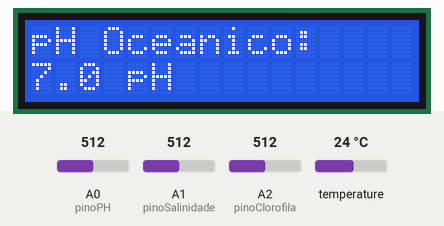
This sketch was run on a simulated Arduino Uno, built with avr-gcc and run on an emulated ATmega328P. On the bench: 16×2 character LCD. The test bench sets the inputs (shaded band); at power-on: A1 (pinoSalinidade) = 512, temperature 24 °C, A2 (pinoClorofila) = 512, A0 (pinoPH) = 512. What the sketch prints to the serial monitor is not drawn.

Above: at 5.4 s.
5.5 s: A1 (pinoSalinidade) set to 716
At 10.1 s:
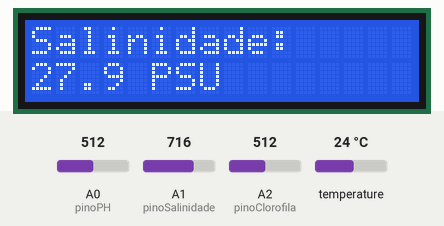
14.3 s: temperature set to 12 °C
At 17.4 s:
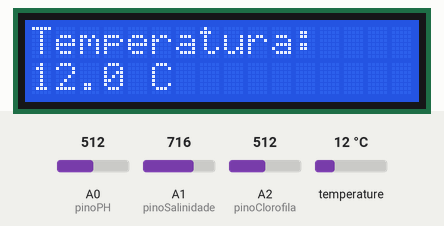
22.3 s: A2 (pinoClorofila) set to 716
At 29.1 s:
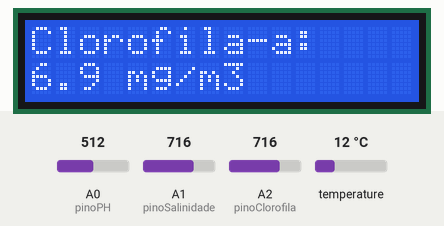
30.3 s: A0 (pinoPH) set to 716
At 37.6 s:
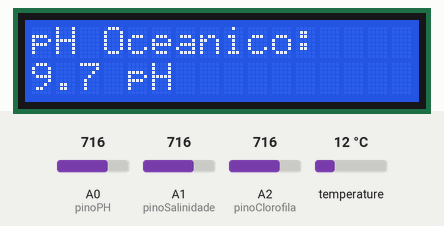
38.3 s: A1 (pinoSalinidade) set to 992
At 41.9 s:
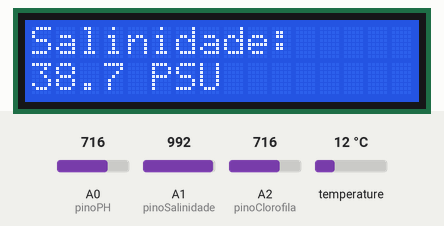
46.3 s: temperature set to 19 °C
At 50.3 s:
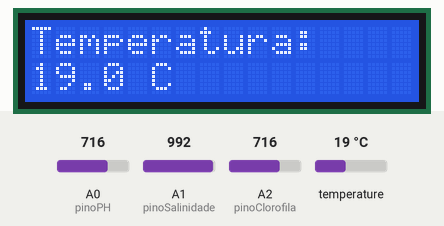
Timing chart, 0 to 51.8 s (numbered marks = the images above; inputs shaded):
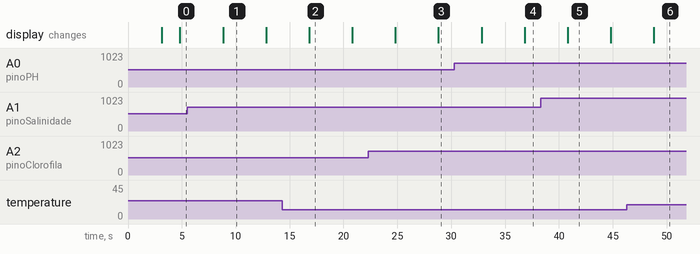

Measured:
- what the display in image 1 shows lasts 4.0 s, from 8.8 s to 12.8 s

The sketch:

OrbitalFishing.ino
```cpp
// Projeto: Orbital Fishing - Boia com sensores
// Integrantes:
// Diego Candido Stoianof / RM: 570748
// Felipe Moreira Mendes  / RM: 570807
// Lucas Zezzi Custodio   / RM: 571161
// Romulo Mendes Sousa    / RM: 570620

#include <Wire.h>
#include <LiquidCrystal_I2C.h>
#include <OneWire.h>
#include <DallasTemperature.h>
#include <ArduinoJson.h>

// LCD I2C
LiquidCrystal_I2C lcd(0x27, 16, 2);

// Pinos dos sensores
const int pinoPH         = A0;
const int pinoSalinidade = A1;
const int pinoClorofila  = A2;
const int pinoDS18B20    = 2;

// Sensor de temperatura DS18B20
OneWire oneWire(pinoDS18B20);
DallasTemperature sensorTemp(&oneWire);

// Controle de telas e temporizador
int telaAtual             = 0;
unsigned long ultimaTroca = 0;
const long intervalo      = 4000;

void setup() {
  Serial.begin(9600);
  sensorTemp.begin();
  lcd.init();
  lcd.backlight();

  // Tela de boas-vindas
  lcd.setCursor(0, 0);
  lcd.print("  ORBITAL FISHING    ");
  lcd.setCursor(0, 1);
  lcd.print("Boia de monit...");
  delay(3000);
  lcd.clear();
}

void loop() {
  // Verifica se ja passou o intervalo para trocar de tela
  if (millis() - ultimaTroca >= intervalo) {
    ultimaTroca = millis();
    telaAtual++;
    if (telaAtual > 3) telaAtual = 0;

    // Leitura dos sensores
    sensorTemp.requestTemperatures();
    float temperatura = sensorTemp.getTempCByIndex(0);
    float ph          = map(analogRead(pinoPH),         0, 1023, 0, 140) / 10.0;
    float salinidade  = map(analogRead(pinoSalinidade), 0, 1023, 0, 400) / 10.0;
    float clorofila   = map(analogRead(pinoClorofila),  0, 1023, 0, 100) / 10.0;

    // Monta e envia JSON pelo Serial
    // Simula o pacote de dados transmitido ao satelite
    JsonDocument doc;
    doc["temperatura_C"]  = temperatura;
    doc["ph"]             = ph;
    doc["salinidade_PSU"] = salinidade;
    doc["clorofila_mgm3"] = clorofila;
    serializeJsonPretty(doc, Serial);
    Serial.println();

    // Exibe no LCD o dado da tela atual
    lcd.clear();

    if (telaAtual == 0) {
      lcd.setCursor(0, 0);
      lcd.print("Temperatura:");
      lcd.setCursor(0, 1);
      lcd.print(temperatura, 1);
      lcd.print(" C");
    }

    if (telaAtual == 1) {
      lcd.setCursor(0, 0);
      lcd.print("pH Oceanico:");
      lcd.setCursor(0, 1);
      lcd.print(ph, 1);
      lcd.print(" pH");
    }

    if (telaAtual == 2) {
      lcd.setCursor(0, 0);
      lcd.print("Salinidade:");
      lcd.setCursor(0, 1);
      lcd.print(salinidade, 1);
      lcd.print(" PSU");
    }

    if (telaAtual == 3) {
      lcd.setCursor(0, 0);
      lcd.print("Clorofila-a:");
      lcd.setCursor(0, 1);
      lcd.print(clorofila, 1);
      lcd.print(" mg/m3");
    }
  }
}
```
